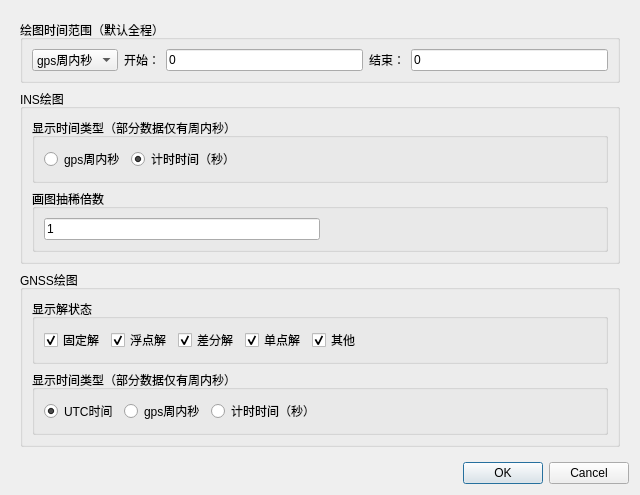
<?xml version="1.0" encoding="UTF-8"?>
<ui version="4.0">
 <class>Dialog</class>
 <widget class="QDialog" name="Dialog">
  <property name="geometry">
   <rect>
    <x>0</x>
    <y>0</y>
    <width>640</width>
    <height>429</height>
   </rect>
  </property>
  <property name="windowTitle">
   <string>绘图设置</string>
  </property>
  <layout class="QVBoxLayout" name="verticalLayout">
   <item>
    <widget class="QWidget" name="widget" native="true">
     <layout class="QVBoxLayout" name="verticalLayout_4">
      <item>
       <widget class="QGroupBox" name="groupBox_4">
        <property name="title">
         <string>绘图时间范围（默认全程）</string>
        </property>
        <layout class="QHBoxLayout" name="horizontalLayout_3">
         <item>
          <widget class="QComboBox" name="comboBox_cutTimeType">
           <item>
            <property name="text">
             <string>gps周内秒</string>
            </property>
           </item>
           <item>
            <property name="text">
             <string>utc时间</string>
            </property>
           </item>
          </widget>
         </item>
         <item>
          <widget class="QLabel" name="label">
           <property name="text">
            <string>开始：</string>
           </property>
          </widget>
         </item>
         <item>
          <widget class="QLineEdit" name="lineEdit_startTime">
           <property name="text">
            <string>0</string>
           </property>
          </widget>
         </item>
         <item>
          <widget class="QLabel" name="label_3">
           <property name="text">
            <string>结束：</string>
           </property>
          </widget>
         </item>
         <item>
          <widget class="QLineEdit" name="lineEdit_endTime">
           <property name="text">
            <string>0</string>
           </property>
          </widget>
         </item>
        </layout>
       </widget>
      </item>
      <item>
       <widget class="QGroupBox" name="groupBox">
        <property name="title">
         <string>INS绘图</string>
        </property>
        <layout class="QVBoxLayout" name="verticalLayout_2">
         <item>
          <widget class="QGroupBox" name="groupBox_2">
           <property name="title">
            <string>显示时间类型（部分数据仅有周内秒）</string>
           </property>
           <layout class="QHBoxLayout" name="horizontalLayout_2">
            <item>
             <widget class="QRadioButton" name="radioButton_insItow">
              <property name="text">
               <string>gps周内秒</string>
              </property>
             </widget>
            </item>
            <item>
             <widget class="QRadioButton" name="radioButton_insSecond">
              <property name="text">
               <string>计时时间（秒）</string>
              </property>
              <property name="checked">
               <bool>true</bool>
              </property>
             </widget>
            </item>
            <item>
             <spacer name="horizontalSpacer">
              <property name="orientation">
               <enum>Qt::Horizontal</enum>
              </property>
              <property name="sizeHint" stdset="0">
               <size>
                <width>40</width>
                <height>20</height>
               </size>
              </property>
             </spacer>
            </item>
           </layout>
          </widget>
         </item>
         <item>
          <widget class="QGroupBox" name="groupBox_6">
           <property name="title">
            <string>画图抽稀倍数</string>
           </property>
           <layout class="QHBoxLayout" name="horizontalLayout_5">
            <item>
             <widget class="QLineEdit" name="lineEdit_freq_sample_num">
              <property name="text">
               <string>1</string>
              </property>
             </widget>
            </item>
            <item>
             <spacer name="horizontalSpacer_4">
              <property name="orientation">
               <enum>Qt::Horizontal</enum>
              </property>
              <property name="sizeHint" stdset="0">
               <size>
                <width>40</width>
                <height>20</height>
               </size>
              </property>
             </spacer>
            </item>
           </layout>
          </widget>
         </item>
        </layout>
       </widget>
      </item>
      <item>
       <widget class="QGroupBox" name="groupBox_2">
        <property name="enabled">
         <bool>true</bool>
        </property>
        <property name="title">
         <string>GNSS绘图</string>
        </property>
        <layout class="QVBoxLayout" name="verticalLayout_3">
         <item>
          <widget class="QGroupBox" name="groupBox_5">
           <property name="title">
            <string>显示解状态</string>
           </property>
           <layout class="QHBoxLayout" name="horizontalLayout">
            <item>
             <widget class="QCheckBox" name="checkBox_fixed">
              <property name="text">
               <string>固定解</string>
              </property>
              <property name="checked">
               <bool>true</bool>
              </property>
             </widget>
            </item>
            <item>
             <widget class="QCheckBox" name="checkBox_float">
              <property name="text">
               <string>浮点解</string>
              </property>
              <property name="checked">
               <bool>true</bool>
              </property>
             </widget>
            </item>
            <item>
             <widget class="QCheckBox" name="checkBox_pseduo">
              <property name="text">
               <string>差分解</string>
              </property>
              <property name="checked">
               <bool>true</bool>
              </property>
             </widget>
            </item>
            <item>
             <widget class="QCheckBox" name="checkBox_single">
              <property name="text">
               <string>单点解</string>
              </property>
              <property name="checked">
               <bool>true</bool>
              </property>
             </widget>
            </item>
            <item>
             <widget class="QCheckBox" name="checkBox_other">
              <property name="text">
               <string>其他</string>
              </property>
              <property name="checked">
               <bool>true</bool>
              </property>
             </widget>
            </item>
            <item>
             <spacer name="horizontalSpacer_3">
              <property name="orientation">
               <enum>Qt::Horizontal</enum>
              </property>
              <property name="sizeHint" stdset="0">
               <size>
                <width>40</width>
                <height>20</height>
               </size>
              </property>
             </spacer>
            </item>
           </layout>
          </widget>
         </item>
         <item>
          <widget class="QGroupBox" name="groupBox_3">
           <property name="title">
            <string>显示时间类型（部分数据仅有周内秒）</string>
           </property>
           <layout class="QHBoxLayout" name="horizontalLayout_4">
            <item>
             <widget class="QRadioButton" name="radioButton_gpsUtc">
              <property name="text">
               <string>UTC时间</string>
              </property>
              <property name="checked">
               <bool>true</bool>
              </property>
             </widget>
            </item>
            <item>
             <widget class="QRadioButton" name="radioButton_gpsItow">
              <property name="text">
               <string>gps周内秒</string>
              </property>
             </widget>
            </item>
            <item>
             <widget class="QRadioButton" name="radioButton_gpsSecond">
              <property name="text">
               <string>计时时间（秒）</string>
              </property>
              <property name="checked">
               <bool>false</bool>
              </property>
             </widget>
            </item>
            <item>
             <spacer name="horizontalSpacer_2">
              <property name="orientation">
               <enum>Qt::Horizontal</enum>
              </property>
              <property name="sizeHint" stdset="0">
               <size>
                <width>40</width>
                <height>20</height>
               </size>
              </property>
             </spacer>
            </item>
           </layout>
          </widget>
         </item>
        </layout>
       </widget>
      </item>
     </layout>
    </widget>
   </item>
   <item>
    <widget class="QDialogButtonBox" name="buttonBox">
     <property name="orientation">
      <enum>Qt::Horizontal</enum>
     </property>
     <property name="standardButtons">
      <set>QDialogButtonBox::Cancel|QDialogButtonBox::Ok</set>
     </property>
    </widget>
   </item>
  </layout>
 </widget>
 <resources/>
 <connections>
  <connection>
   <sender>buttonBox</sender>
   <signal>accepted()</signal>
   <receiver>Dialog</receiver>
   <slot>accept()</slot>
   <hints>
    <hint type="sourcelabel">
     <x>248</x>
     <y>254</y>
    </hint>
    <hint type="destinationlabel">
     <x>157</x>
     <y>274</y>
    </hint>
   </hints>
  </connection>
  <connection>
   <sender>buttonBox</sender>
   <signal>rejected()</signal>
   <receiver>Dialog</receiver>
   <slot>reject()</slot>
   <hints>
    <hint type="sourcelabel">
     <x>316</x>
     <y>260</y>
    </hint>
    <hint type="destinationlabel">
     <x>286</x>
     <y>274</y>
    </hint>
   </hints>
  </connection>
 </connections>
</ui>
